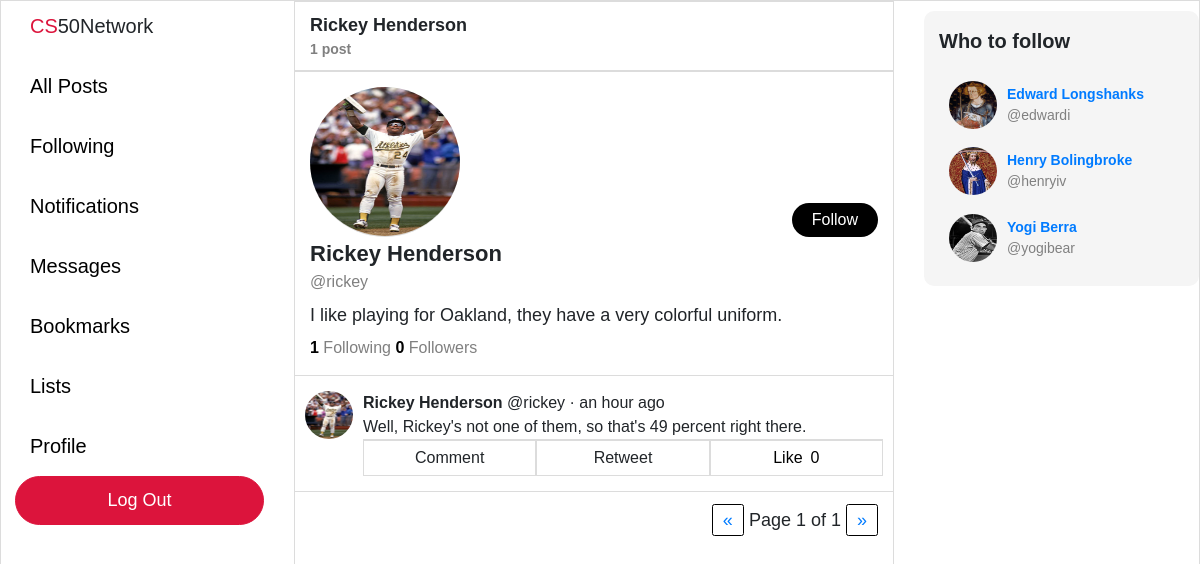
The app's page /profile/rickey (signed in) with its own data.
### network/models.py (models this page shows, shortened)
class User(AbstractUser):
    pass
    bio = models.TextField(blank=True, max_length=160)
    profile_picture = models.ImageField(default="default.jpeg", upload_to="profile_pictures")

class Post(models.Model):
    user = models.ForeignKey("User", on_delete=models.CASCADE, related_name="posts")
    body = models.TextField(blank=True, max_length=280)
    likes = models.ManyToManyField("User", blank=True, related_name="likes")
    timestamp = models.DateTimeField(auto_now_add=True)
    def get_time(self):
        return humanize.naturaltime(self.timestamp)
    def total_likes(self):
        return self.likes.count()

### network/views.py (the view)
# urls.py: path("profile/<str:username>", views.profile, name="profile"),
def profile(request, username):
    current_user = User.objects.get(username=request.user)
    viewed_user = User.objects.get(username=username)
    paginator = Paginator(viewed_user.posts.all().order_by('-timestamp'), 10)
    page_number = request.GET.get('page')
    page_obj = paginator.get_page(page_number)
    context = {
        "currently_followed": len(Follow.objects.filter(user=current_user).filter(following=viewed_user)),
        "follower_count": viewed_user.followers.all().count(),
        "following_count": viewed_user.following.all().count(),
        "post_count": viewed_user.posts.all().count,
        "recommend_follow": recommend_follow(request),
        "viewed_user": viewed_user,
        "viewed_user_posts": page_obj,
    }
    return render(request, "network/profile.html", context)

### network/views.py (called while the page is built)
def recommend_follow(request):
    current_user = User.objects.get(username=request.user)
    not_following = User.objects.exclude(
        followers__user=current_user
    ).exclude(username=current_user)
    if len(not_following) > 3: sample_size = 3
    else: sample_size = len(not_following)
    not_following = random.sample(list(not_following), sample_size)
    return not_following

### network/templates/network/profile.html (shortened to what this page needs)
{% extends "network/layout.html" %}
{% load static %}
{% block body %}
    {% if user.is_authenticated %}
    <div class="profile-header">
        <div>{{ viewed_user.first_name }} {{ viewed_user.last_name }}</div>
        {% if post_count <= 1 %}
            <div class="post-count">{{ post_count }} post </div>
        {% elif post_count > 1 %}
            <div class="post-count">{{ post_count }} posts </div>
        {% endif %}
        </div>
        <div class="profile-container">
            <div class="profile-top">
                <div class="image-container">
                    <img src="{{ viewed_user.profile_picture.url }}">
                </div>
                {% if request.user.username == viewed_user.username %}
                <div class="follow-button-container">
                    <button class="setup-profile" id="setup" title="Set up profile" value="{{ viewed_user.username }}">Set up profile</button>
                </div>
                {% elif request.user.username != viewed_user.username %}
                    {% if currently_followed == False %}
                        <div class="follow-button-container">
                            <button class="toggle-follow-button" id="follow" title="Follow" value="{{ viewed_user.username }}">Follow</button>
                        </div>
                    {% else %}
                        <div class="follow-button-container">
                            <button class="toggle-follow-button" id="unfollow" title="Unfollow" value="{{ viewed_user.username }}">Following</button>
                        </div>
                    {% endif %}
                {% endif %}
            </div>
            <div class="profile-bio-container">
                <div style="font-size: 22px"><strong>{{ viewed_user.first_name }} {{ viewed_user.last_name }}</strong></div>
                <div style="font-size: 16px; color: gray">@{{ viewed_user.username }}</div>
                <div class="profile-bio">
                    {{ viewed_user.bio }}
                </div>
            </div>
            <div class="profile-following">
                <span class="following-count">{{ following_count }}</span> Following <span class="follower-count">{{ follower_count }}</span> Followers
            </div>
        </div>
        {% for post in viewed_user_posts %}
            <div class="post-outer-container">
                <div class="post-container">
                    <div class="profile-pic">
                        <a href="/profile/{{ viewed_user.username }}">
                            <img src="{{ viewed_user.profile_picture.url }}">
                        </a>
                    </div>
                    <div class="post-body-container">
                        <div class="post-body-top">
                            <div>
                                <b>{{ post.user.first_name }} {{ post.user.last_name }}</b> @{{ post.user.username }}</a> · {{ post.get_time }}
                            </div>
                        </div>
                        <div class="post-body" data-post-id="{{ post.id }}" data-status="close">
                            <div class="original-post">{{ post.body }}</div>
                        </div>
                        {% if user.is_authenticated %}
                            <div class="post-options">
                                <li>Comment</li>
                                <li>Retweet</li>
                                {% if request.user in post.likes.all %}
                                    <li class="like-container" id="liked" title="Unlike" value="{{ post.id }}">
                                        <div class="like">Like</div>
                                            <div class="like-count">{{ post.total_likes }}</div>
                                    </li>
                                {% else %}
                                    <li class="like-container" id="not-liked" title="Like" value="{{ post.id }}">
                                        <div class="like">Like</div>
                                            <div class="like-count">{{ post.total_likes }}</div>
                                    </li>
                                {% endif %}
                            </div>
                        {% endif %}
                    </div>
                </div>
            </div>
        {% endfor %}
        <div class="pagination">
            <span class="step-links">
                {% if viewed_user_posts.has_previous %}
                    <a id="first" href="?page=1">First</a>
                    <a id="prev" href="?page={{ viewed_user_posts.previous_page_number }}">&laquo;</a>
                {% else %}
                    <a id="prev" href="#" style="pointer-events: none;">&laquo;</a>
                {% endif %}
                <span class="current">
                    Page {{ viewed_user_posts.number }} of {{ viewed_user_posts.paginator.num_pages }}
                </span>
                {% if viewed_user_posts.has_next %}
                    <a id="next" href="?page={{ viewed_user_posts.next_page_number }}">&raquo;</a>
                    <a id="last" href="?page={{ viewed_user_posts.paginator.num_pages }}">Last</a>
                {% else %}
                    <a id="next" href="#" style="pointer-events: none;">&raquo;</a>
                {% endif %}
            </span>
        </div>
    {% endif %}
{% endblock %}

### network/templates/network/layout.html (shortened to what this page needs)
{% load static %}
<!DOCTYPE html>
<html lang="en">
  <head>
    <link
      rel="stylesheet"
      href="https://stackpath.bootstrapcdn.com/bootstrap/4.4.1/css/bootstrap.min.css"
    />
    <link href="{% static 'network/styles.css' %}" rel="stylesheet" />
  </head>
  <body>
    <div class="left-pane">
      <nav class="navigation-bar">
        <div class="logo">
          <div><span style="color: crimson">CS</span>50Network</div>
        </div>
        <div class="navigation-item-container">
          <div class="navigation-item">
            <a class="navigation-link" href="{% url 'index' %}">All Posts</a>
          </div>
        </div>
        {% if user.is_authenticated %}
        <div class="navigation-item-container">
          <div class="navigation-item">
            <a class="navigation-link" href="{% url 'following' %}"
              >Following</a
            >
          </div>
        </div>
        <div class="navigation-item-container">
          <div class="navigation-item">
            <a class="navigation-link" href="#">Notifications</a>
          </div>
        </div>
        <div class="navigation-item-container">
          <div class="navigation-item">
            <a class="navigation-link" href="#">Messages</a>
          </div>
        </div>
        <div class="navigation-item-container">
          <div class="navigation-item">
            <a class="navigation-link" href="#">Bookmarks</a>
          </div>
        </div>
        <div class="navigation-item-container">
          <div class="navigation-item">
            <a class="navigation-link" href="#">Lists</a>
          </div>
        </div>
        <div class="navigation-item-container">
          <div class="navigation-item">
            <a class="navigation-link" href="/profile/{{ request.user }}"
              >Profile</a
            >
          </div>
        </div>
        {% endif %} {% if user.is_authenticated %}
        <div class="logout">
          <a class="navigation-link" href="{% url 'logout' %}">Log Out</a>
        </div>
        {% endif %}
      </nav>
    </div>
    <div class="body">{% block body %} {% endblock %}</div>
    <div class="right-pane">
      {% if user.is_authenticated %}
      <div class="who-to-follow-container">
        <div class="who-to-follow">
          <p>Who to follow</p>
          {% for user in recommend_follow %}
          <div class="recommend-follow">
            <div class="profile-pic">
              <a href="/profile/{{ user.username }}">
                <img src="{{ user.profile_picture.url }}" />
              </a>
            </div>
            <div class="recommend-user">
              <a href="/profile/{{ user.username }}"
                ><div>{{ user.first_name }} {{ user.last_name }}</div>
              </a>
              <div>@{{ user.username }}</div>
            </div>
          </div>
          {% endfor %}
        </div>
      </div>
      {% endif %}
    </div>
  </body>
</html>

### network/static/network/styles.css (style rules this page uses)
body { border: 1px solid gainsboro; display: grid; font-family: Arial, Helvetica, sans-serif; font-size: 18px; grid-template-columns: 2fr minmax(400px, 600px) 2fr; grid-template-rows: 1fr; height: 100vh; width: 100vw; overflow: hidden; }
.navigation-bar { font-size: 20px; margin-top: 10px; margin-left: auto; margin-right: 30px; max-width: 250px; width: 85%; }
.logo { cursor: default; padding-left: 15px; padding-bottom: 15px; }
.navigation-item-container { display: block; }
.navigation-item a { border-radius: 25px; display: inline-block; margin: 5px 0 5px 0; padding: 10px 15px 10px 15px; transition: background-color 0.15s linear; }
.navigation-link { color: black; }
.logout .navigation-link, .register .navigation-link { color: white; font-size: 18px; }
.logout a, .register a { background-color: crimson; border: 1px solid crimson; border-radius: 25px; display: flex; justify-content: center; padding: 10px 0 10px 0; transition: filter 0.25s; }
.body { border-left: 1px solid gainsboro; border-right: 1px solid gainsboro; overflow: scroll; width: 100%; }
.post-outer-container { border-bottom: 1px solid gainsboro; padding: 15px 10px 15px 10px; }
.post-container { background-color: white; display: flex; font-size: 16px; height: auto; width: 100%; }
.profile-pic img { border-radius: 100%; height: 48px; margin-right: 10px; width: 48px; }
.post-body-container { width: 100%; }
.post-body-top { display: flex; justify-content: space-between; }
.post-options { border-top: 1px solid gainsboro; display: flex; justify-content: space-around; }
.post-options li { border: 1px solid gainsboro; list-style: none; padding: 5px 0 5px 0; text-align: center; width: 100%; }
.like-container { display: flex; justify-content: center; }
.like { margin-right: 4px; }
.like-count { margin-left: 4px; }
#not-liked { color: black; }
.profile-header { border-top: 1px solid gainsboro; border-bottom: 1px solid gainsboro; font-weight: bold; padding: 10px 0px 10px 15px; }
.post-count { font-size: 14px; color: gray; }
.profile-container { padding: 15px; border-top: 1px solid gainsboro; border-bottom: 1px solid gainsboro; }
.profile-top { display: flex; justify-content: space-between; }
.image-container img { border-bottom: 1px solid gainsboro; border-radius: 100%; height: 150px; width: 150px; }
.follow-button-container { display: block; margin-top: auto; }
#follow { background-color: black; border: none; border-radius: 25px; color: white; font-size: 16px; padding: 5px 20px 5px 20px; }
.profile-bio { padding: 7.5px 0 7.5px 0; }
.profile-following { font-size: 16px; color: gray; }
.follower-count, .following-count { font-weight: bold; color: black; }
.right-pane { display: block; justify-content: left; }
.who-to-follow-container { height: 275px; margin-top: 10px; margin-left: 30px; width: 275px; }
.who-to-follow { background-color: whitesmoke; border-radius: 10px; display: grid; grid-template-rows: 0.25fr 1fr 1fr 1fr; height: 100%; padding: 15px; width: 100%; }
.who-to-follow p { font-size: 20px; font-weight: bold; height: 100%; }
.recommend-follow { display: grid; align-items: center; display: flex; font-size: 14px; height: 100%; padding-left: 10px; }
.recommend-user div:nth-child(1) { font-weight: bold; }
.recommend-user div:nth-child(2) { color: gray; }
.pagination { padding: 15px 15px 15px 0px; display: flex; justify-content: flex-end; }
#first, #last, #prev, #next { border: 1px solid black; border-radius: 2.5px; padding: 5px 10px 5px 10px; }

### records on screen
User: first_name "Rickey", last_name "Henderson", profile_picture (picture), username "rickey", bio "I like playing for Oakland, they have a very colorful uniform."
Post: profile_picture (picture), user.first_name "Rickey", user.last_name "Henderson", user.username "rickey", get_time "an hour ago", body "Well, Rickey's not one of them, so that's 49 percent right there.", total_likes "0"
User: profile_picture (picture), first_name "Edward", last_name "Longshanks", username "edwardi"
User: profile_picture (picture), first_name "Henry", last_name "Bolingbroke", username "henryiv"
User: profile_picture (picture), first_name "Yogi", last_name "Berra", username "yogibear"

### other values on screen
{{ post_count }} "1"
{{ following_count }} "1"
{{ follower_count }} "0"
{{ viewed_user_posts.number }} "1"
{{ viewed_user_posts.paginator.num_pages }} "1"
